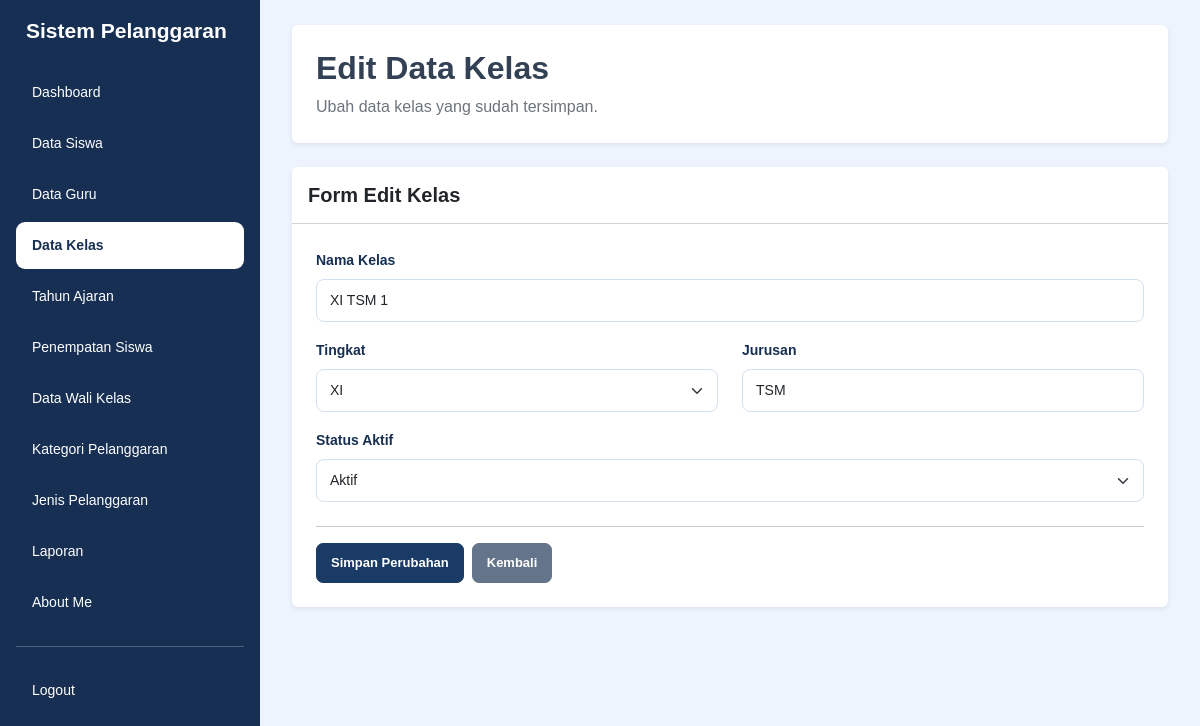
Page /edit_kelas.php?id=38 (signed in) on the committed database.
### tables this page shows
CREATE TABLE `t_kelas` (
  `id` int(11) NOT NULL,
  `nama` varchar(100) NOT NULL,
  `tingkat` varchar(20) NOT NULL,
  `jurusan` varchar(100) NOT NULL,
  `status_aktif` tinyint(1) NOT NULL,
  `created_at` timestamp NOT NULL DEFAULT current_timestamp(),
  `updated_at` timestamp NOT NULL DEFAULT current_timestamp()
);

### edit_kelas.php (the view, shortened to what this page needs)
<?php
include 'config/koneksi.php';
$halaman = basename($_SERVER['PHP_SELF']);
$id = $_GET['id'] ?? '';
$id = (int) $id;
$query = mysqli_query($koneksi, "SELECT * FROM t_kelas WHERE id = $id");
$data = mysqli_fetch_assoc($query);
?>
<!DOCTYPE html>
<html lang="id">
<head>
    <link href="https://cdn.jsdelivr.net/npm/bootstrap@5.3.8/dist/css/bootstrap.min.css" rel="stylesheet">
    <link rel="stylesheet" href="style/style.css">
</head>
<body class="bg-light">
<div class="container-fluid">
    <div class="row">
        <div class="sidebar col-md-3 col-lg-2 position-fixed top-0 start-0 vh-100 p-3 overflow-auto">
            <h4 class="text-white mb-4">Sistem Pelanggaran</h4>
            <ul class="nav nav-pills flex-column gap-1">
                <li class="nav-item">
                    <a href="dashboard.php" class="nav-link text-white">Dashboard</a>
                </li>
                <li class="nav-item">
                    <a href="data_siswa.php" class="nav-link text-white">Data Siswa</a>
                </li>
                <li class="nav-item">
                    <a href="data_guru.php" class="nav-link text-white">Data Guru</a>
                </li>
                <li class="nav-item">
                    <a href="data_kelas.php"
                       class="nav-link <?= $halaman == 'edit_kelas.php' ? 'active' : 'text-white'; ?>">
                        Data Kelas
                    </a>
                </li>
                <li class="nav-item">
                    <a href="data_tahun_ajaran.php" class="nav-link text-white">Tahun Ajaran</a>
                </li>
                <li class="nav-item">
                    <a href="data_penempatan_siswa.php" class="nav-link text-white">Penempatan Siswa</a>
                </li>
                <li class="nav-item">
                    <a href="data_wali_kelas.php" class="nav-link text-white">Data Wali Kelas</a>
                </li>
                <li class="nav-item">
                    <a href="data_kategori_pelanggaran.php" class="nav-link text-white">Kategori Pelanggaran</a>
                </li>
                <li class="nav-item">
                    <a href="data_jenis_pelanggaran.php" class="nav-link text-white">Jenis Pelanggaran</a>
                </li>
                <li class="nav-item">
                    <a href="laporan.php" class="nav-link text-white">Laporan</a>
                </li>
                <li class="nav-item">
                    <a href="about_me.php" class="nav-link text-white">About Me</a>
                </li>
                <hr class="border-white">
                <li class="nav-item">
                    <a href="logout.php" class="nav-link text-white">Logout</a>
                </li>
            </ul>
        </div>
        <main class="content-main">
            <div class="page-content">
                <div class="bg-white rounded shadow-sm p-4 mb-4">
                    <h2 class="fw-bold mb-2">Edit Data Kelas</h2>
                    <p class="text-secondary mb-0">
                        Ubah data kelas yang sudah tersimpan.
                    </p>
                </div>
                <div class="card shadow-sm border-0">
                    <div class="card-header bg-white p-3">
                        <h5 class="mb-0 fw-bold">Form Edit Kelas</h5>
                    </div>
                    <div class="card-body p-4">
                        <form action="proses_edit_kelas.php" method="POST">
                            <div class="mb-3">
                                <label for="nama" class="form-label">Nama Kelas</label>
                                <input type="text" id="nama" name="nama"
                                       class="form-control"
                                       value="<?= htmlspecialchars($data['nama']); ?>"
                                       required>
                            </div>
                            <div class="row">
                                <div class="col-md-6 mb-3">
                                    <label for="tingkat" class="form-label">Tingkat</label>
                                    <select id="tingkat" name="tingkat"
                                            class="form-select" required>
                                        <option value="XI" <?= $data['tingkat'] == 'XI' ? 'selected' : ''; ?>>XI</option>
                                    </select>
                                </div>
                                <div class="col-md-6 mb-3">
                                    <label for="jurusan" class="form-label">Jurusan</label>
                                    <input type="text" id="jurusan" name="jurusan"
                                           class="form-control"
                                           value="<?= htmlspecialchars($data['jurusan']); ?>"
                                           required>
                                </div>
                            </div>
                            <div class="mb-4">
                                <label for="status_aktif" class="form-label">Status Aktif</label>
                                <select id="status_aktif" name="status_aktif"
                                        class="form-select" required>
                                    <option value="1" <?= $data['status_aktif'] == 1 ? 'selected' : ''; ?>>Aktif</option>
                                </select>
                            </div>
                            <hr>
                            <div class="d-flex gap-2 mt-3">
                                <button type="submit" name="update" class="btn btn-primary">
                                    Simpan Perubahan
                                </button>
                                <a href="data_kelas.php" class="btn btn-secondary">
                                    Kembali
                                </a>
                            </div>
                        </form>
                    </div>
                </div>
            </div>
        </main>
    </div>
</div>
</body>
</html>

### style/style.css (style rules this page uses)
* { box-sizing: border-box; }
html { width: 100%; min-height: 100%; overflow-x: hidden; }
body { width: 100%; min-height: 100vh; margin: 0; padding: 0; font-family: Arial, Helvetica, sans-serif; background-color: #edf4fd; color: #334155; }
a { text-decoration: none; }
.sidebar { position: fixed !important; top: 0; left: 0; width: 260px !important; max-width: 260px !important; height: 100vh; padding: 24px 15px; background-color: #172f52 !important; z-index: 1001; overflow-y: auto; overflow-x: hidden; flex: none !important; }
.sidebar h4 { color: #ffffff; font-size: 21px; font-weight: 700; margin: 0 0 38px; padding: 0 10px; line-height: 1.4; }
.sidebar .nav { display: flex; flex-direction: column; gap: 7px; }
.sidebar .nav-item { width: 100%; }
.sidebar .nav-link { display: block; width: 100%; padding: 13px 16px; border-radius: 9px; color: #e2eaf6; font-size: 14px; font-weight: 500; transition: all 0.2s ease; }
.sidebar .nav-link.active { background-color: #ffffff !important; color: #172f52 !important; font-weight: 700; }
.content-main { display: block !important; position: relative; width: calc(100% - 260px) !important; max-width: none !important; min-height: 100vh; margin-left: 260px !important; margin-right: 0 !important; padding: 25px 32px 35px !important; background-color: #edf4fd; overflow-x: hidden; }
.btn { display: inline-flex; justify-content: center; align-items: center; border-radius: 7px; padding: 9px 14px; font-size: 13px; font-weight: 600; white-space: nowrap; transition: all 0.2s ease; }
.btn-primary { background-color: #193b65; border-color: #193b65; color: #ffffff; }
.btn-secondary { background-color: #64748b; border-color: #64748b; color: #ffffff; }
.form-label { color: #172f52; font-size: 14px; font-weight: 600; }
.form-control, .form-select { padding: 10px 13px; border: 1px solid #d5e0ee; border-radius: 8px; font-size: 14px; }
@media (min-width: 768px) { .content-main { padding-top: 25px !important; } }

### rows in the picture
t_kelas: nama "XI TSM 1", tingkat "XI", jurusan "TSM", status_aktif "Aktif"
